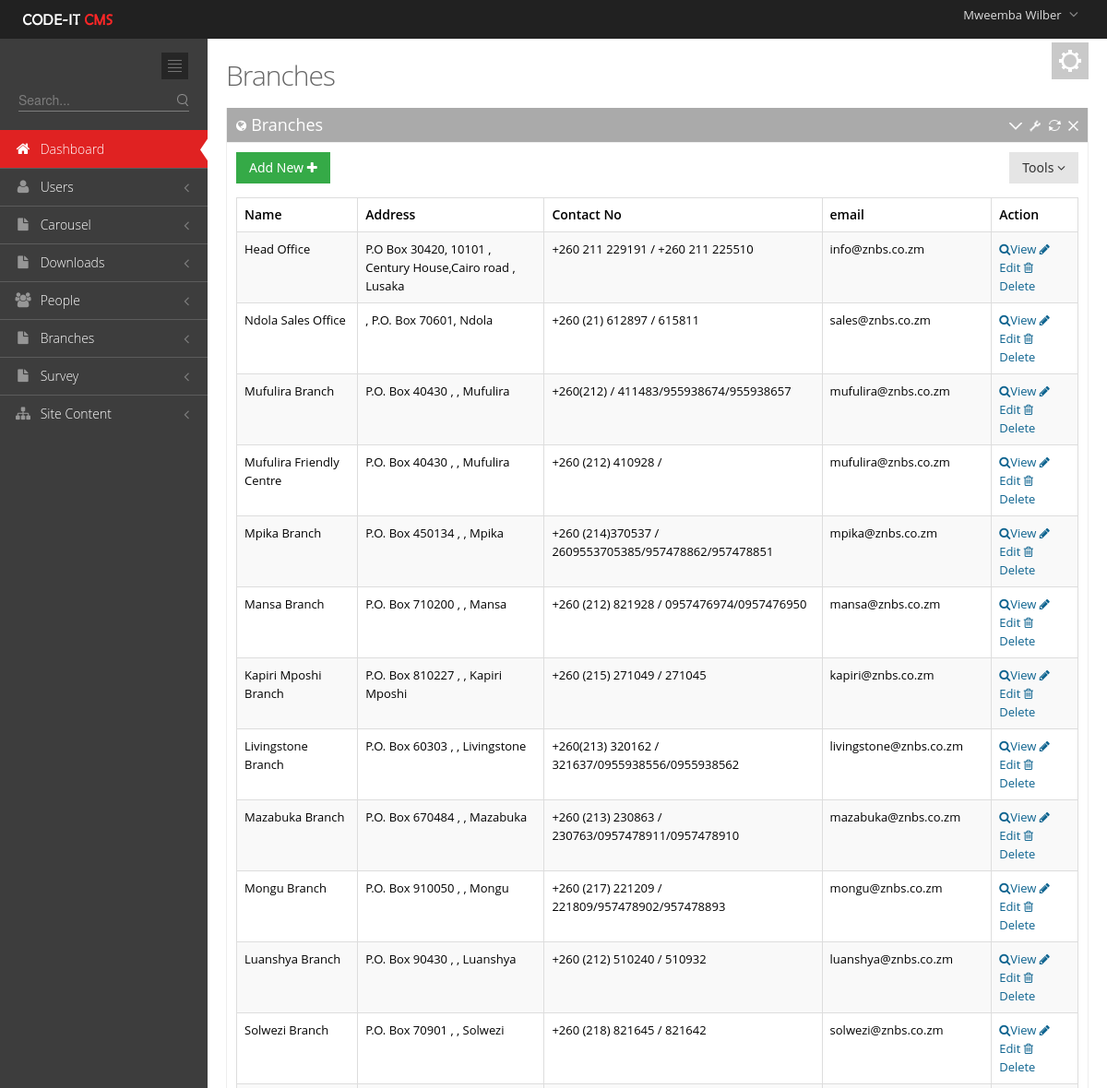
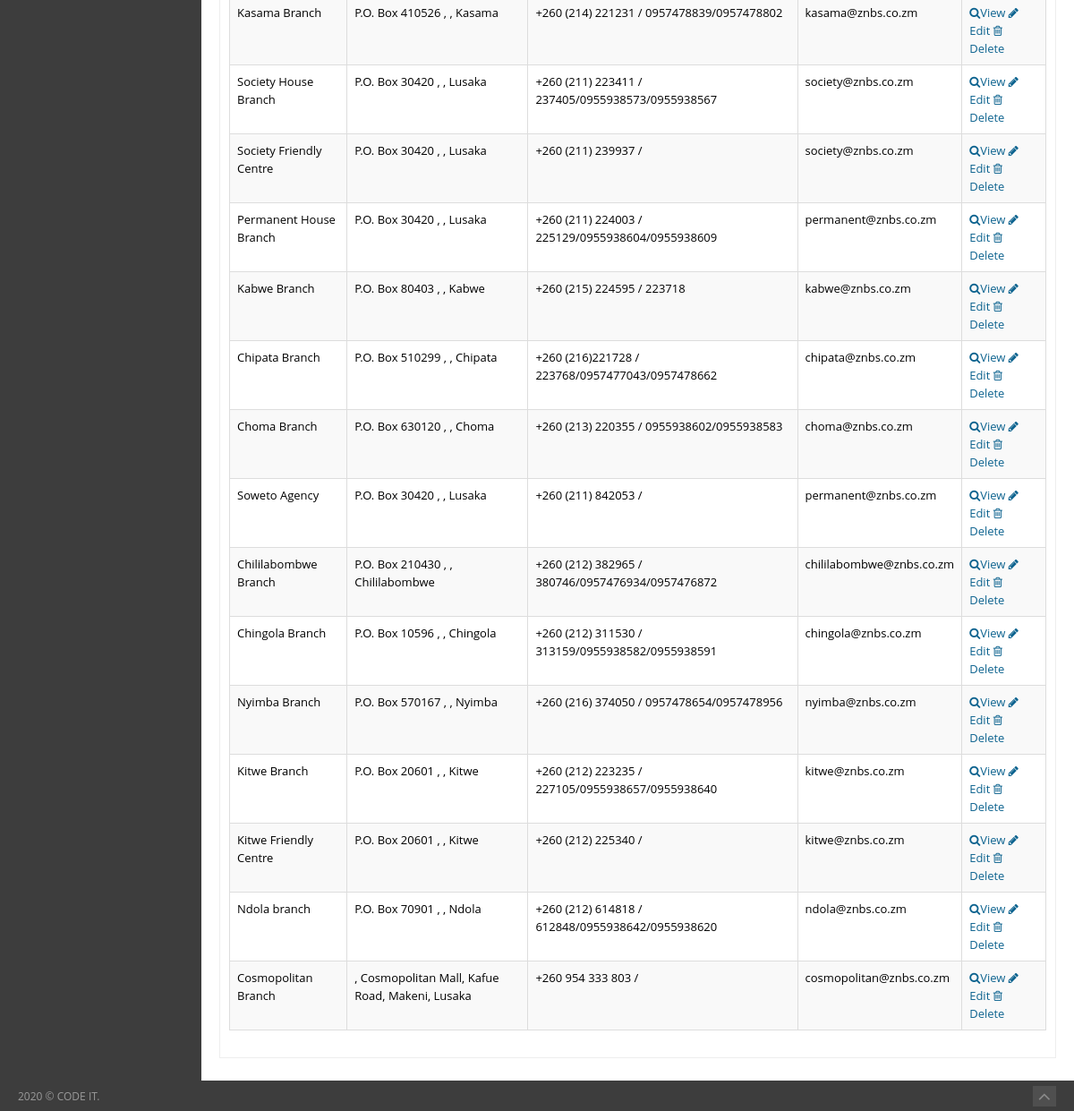
Screenshot of /Admin/Branches.php (signed in) with the database file from the repository (2 pictures, top to bottom).
### tables this page shows
CREATE TABLE `user_tbl` (
  `username` varchar(50) NOT NULL,
  `password` text NOT NULL,
  `email` text NOT NULL,
  `contact_no` varchar(50) NOT NULL,
  `branch` int(11) NOT NULL,
  `level` int(11) NOT NULL,
  `Position` text NOT NULL,
  `active` int(11) NOT NULL,
  `Staff_no` int(11) NOT NULL,
  `profile_picture` text NOT NULL,
  `last_pass_change` date NOT NULL,
  `emp_id` int(3) NOT NULL,
  `Status` varchar(20) NOT NULL,
  `date_created` date NOT NULL
);

CREATE TABLE `employees_tbl` (
  `emp_id` int(4) UNSIGNED ZEROFILL NOT NULL,
  `Title` text NOT NULL,
  `first_name` varchar(100) DEFAULT NULL,
  `last_name` varchar(100) DEFAULT NULL,
  `date_of_birth` date DEFAULT NULL,
  `email` varchar(100) DEFAULT NULL,
  `mobile_number` varchar(18) DEFAULT NULL,
  `whatsapp` text NOT NULL,
  `address1` varchar(100) DEFAULT NULL,
  `address2` varchar(100) DEFAULT NULL,
  `city_town` varchar(100) DEFAULT NULL,
  `genda` varchar(10) DEFAULT NULL,
  `country` varchar(100) DEFAULT NULL,
  `date_joined` date DEFAULT NULL,
  `jobRole` text,
  `Qualification_level` varchar(40) NOT NULL,
  `qualification_Area` varchar(100) NOT NULL,
  `Category` text NOT NULL,
  `Picture` text NOT NULL,
  `brief_profile` text NOT NULL
);

CREATE TABLE `branch_tbl` (
  `branch_id` int(11) NOT NULL,
  `branch_name` text NOT NULL,
  `Address1` text NOT NULL,
  `Address 2` text NOT NULL,
  `Town` text NOT NULL,
  `Contact_no1` text NOT NULL,
  `Contact_no2` text NOT NULL,
  `email` text NOT NULL,
  `google_map` text NOT NULL
);

### includes/sessions.php (called while the page is built, shortened)
<?php
include 'Dbconnect.php';
$dbuser=$_SESSION['username'];
   $query="SELECT * FROM `user_tbl` INNER JOIN `employees_tbl` ON `employees_tbl`.`emp_id`=`user_tbl`.`Staff_no` WHERE `username`='$dbuser'";
      $q1=mysqli_query($conn,$query)or die(mysqli_error());
            while ($row = mysqli_fetch_array($q1)) {
            $firstname=$row['first_name'];
            }
?>

### Admin/Branches.php (the view, shortened to what this page needs)
<?php include '../includes/sessions.php';?><!DOCTYPE html>
 <html lang="en" class="no-js">
<head>
	<link href="media/css/bootstrap.min.css" rel="stylesheet" type="text/css"/>
	<link href="media/css/bootstrap-responsive.min.css" rel="stylesheet" type="text/css"/>
	<link href="media/css/font-awesome.min.css" rel="stylesheet" type="text/css"/>
	<link href="media/css/style-metro.css" rel="stylesheet" type="text/css"/>
	<link href="media/css/style.css" rel="stylesheet" type="text/css"/>
	<link href="media/css/style-responsive.css" rel="stylesheet" type="text/css"/>
	<link href="media/css/default.css" rel="stylesheet" type="text/css" id="style_color"/>
	<link href="media/css/uniform.default.css" rel="stylesheet" type="text/css"/>
	<link href="media/css/jquery.gritter.css" rel="stylesheet" type="text/css"/>
	<link href="media/css/daterangepicker.css" rel="stylesheet" type="text/css" />
	<link href="media/css/fullcalendar.css" rel="stylesheet" type="text/css"/>
	<link href="media/css/jqvmap.css" rel="stylesheet" type="text/css" media="screen"/>
	<link href="media/css/jquery.easy-pie-chart.css" rel="stylesheet" type="text/css" media="screen"/>
</head>
<?php
include 'includes/header.php';
include 'includes/sidebar.php';
?>
		</div>
		<div class="page-content">
			<div class="container-fluid">
				<div class="row-fluid">
					<div class="span12">
						<div class="color-panel hidden-phone">
							<div class="color-mode-icons icon-color"></div>
						</div>
						<h3 class="page-title">
							Branches
						</h3>
					</div>
				</div>
				<div class="row-fluid">
					<div class="span12">
						<div class="portlet box light-grey">
							<div class="portlet-title">
								<div class="caption"><i class="icon-globe"></i>Branches</div>
								<div class="tools">
									<a href="javascript:;" class="collapse"></a>
									<a href="#portlet-config" data-toggle="modal" class="config"></a>
									<a href="javascript:;" class="reload"></a>
									<a href="javascript:;" class="remove"></a>
								</div>
							</div>
							<div class="portlet-body">
								<div class="clearfix">
									<div class="btn-group">
										<a href="NewBranch.php"><button id="sample_editable_1_new" class="btn green">
										Add New <i class="icon-plus"></i>
										</button></a>
									</div>
									<div class="btn-group pull-right">
										<button class="btn dropdown-toggle" data-toggle="dropdown">Tools <i class="icon-angle-down"></i>
										</button>
									</div>
								</div>
								<table class="table table-striped table-bordered table-hover" id="sample_1">
									<thead>
										<tr>
											<th>Name</th>
											<th class="hidden-480">Address</th>
											<th class="hidden-480">Contact No</th>
                                             <th class="hidden-480">email</th>
											<th >Action</th>
										</tr>
									</thead>
									<tbody>
                            		 <?php $query="SELECT `branch_id`, `branch_name`, `Address1`, `Address 2`, `Town`, `Contact_no1`, `Contact_no2`, `email`, `google_map` FROM `branch_tbl` ";
      $q1=mysqli_query($conn,$query)or die(mysqli_error());
            while ($row = mysqli_fetch_array($q1)) {
            ?>
										<tr class="odd gradeX">
											<td><?php echo  $row['branch_name'];?></td>
											<td class="hidden-480"><?php echo $row['Address1'];?> , <?php echo $row['Address 2'];?>,  <?php echo $row['Town'];?> </td>
											<td class="hidden-480" ><?php echo $row['Contact_no1'];?> / <?php echo $row['Contact_no2'];?></td>
											<td class="center hidden-480"><?php echo $row['email'];?></td>
											<td><a class="blue" href="EditBranch.php?bid=<?php echo $row['branch_id'];?> ?>" >
																	<i class="icon-search"></i>View
																</a>
																 <a href="EditBranch.php?bid=<?php echo $row['branch_id'];?> ?>"><i class="icon-pencil"></i>Edit</a>
																 <a href="DeleteBranch.php?bid=<?php echo $row['branch_id'];?>" onclick="return confirm('Are You sure you want to delete this item') class="btn mini red"><i class="icon-trash"></i> Delete</a>
</td>
										</tr>
			<?php } ?>
									</tbody>
								</table>
							</div>
						</div>
					</div>
				</div>
			</div>
		</div>
	<div class="footer">
		<div class="footer-inner">
			2020 &copy; CODE IT.
		</div>
		<div class="footer-tools">
			<span class="go-top">
			<i class="icon-angle-up"></i>
			</span>
		</div>
	</div>
</body>
</html>

### Admin/includes/header.php (shortened to what this page needs)
<?php
 include '../includes/sessions.php';
?>
 <html lang="en" class="no-js">
<body class="page-header-fixed">
	<div class="header navbar navbar-inverse navbar-fixed-top">
		<div class="navbar-inner">
			<div class="container-fluid">
				<a class="brand" href="index.php">
				<img src="media/image/logo.png" alt="logo"/>
				</a>
				<ul class="nav pull-right">
					<li class="dropdown user">
						<a href="#" class="dropdown-toggle" data-toggle="dropdown">
						<span class="username"><?php echo $firstname ;?></span>
						<i class="icon-angle-down"></i>
						</a>
					</li>
				</ul>
			</div>
		</div>
	</div>
	<div class="page-container">

### Admin/media/css/style-metro.css (style rules this page uses)
div, input, select, textarea, span, img, table, td, th, p, a, button, ul, li { -webkit-border-radius: 0 !important; -moz-border-radius: 0 !important; border-radius: 0 !important; }
.btn { background-color: #e5e5e5; background-image: none; filter: none; border: 0; padding: 7px 14px; text-shadow: none; font-family: "Segoe UI", Helvetica, Arial, sans-serif; font-size: 14px; color: #333333; cursor: pointer; outline: none; -webkit-box-shadow: none !important; -moz-box-shadow: none !important; box-shadow: none !important; -webkit-border-radius: 0 !important; -moz-border-radius: 0 !important; border-radius: 0 !important; }
.btn.green { color: white; text-shadow: none; background-color: #35aa47; }

### Admin/media/css/style-responsive.css (style rules this page uses)
@media (min-width: 980px) { .page-content { margin-left: 225px; margin-top: 0px; min-height: 760px; } }

### Admin/media/css/default.css (style rules this page uses)
body { background-color: #3d3d3d !important; }
.header .navbar-inner { filter: none !important; background-image: none !important; background-color: #212121 !important; }
.header .nav li.dropdown .dropdown-toggle i { color: #8a8a8a !important; }
.footer .footer-inner { color: #999999; }
.footer .footer-tools .go-top { background-color: #4f4f4f; }
.footer .footer-tools .go-top i { color: #8a8a8a; }

### rows the page displays
user_tbl: employees_tbl.first_name "Mweemba Wilber"
branch_tbl: branch_name "Head Office", Address1 "P.O Box 30420, 10101", Address 2 "Century House,Cairo road", Town "Lusaka", Contact_no1 "+260 211 229191", Contact_no2 "+260 211 225510", email "info@znbs.co.zm"
branch_tbl: branch_name "Ndola Sales Office", Address 2 "P.O. Box 70601", Town "Ndola", Contact_no1 "+260 (21) 612897", Contact_no2 "615811", email "sales@znbs.co.zm"
branch_tbl: branch_name "Mufulira Branch", Address1 "P.O. Box 40430", Town "Mufulira", Contact_no1 "+260(212)", Contact_no2 "411483/955938674/955938657", email "mufulira@znbs.co.zm"
branch_tbl: branch_name "Mufulira Friendly Centre", Address1 "P.O. Box 40430", Town "Mufulira", Contact_no1 "+260 (212) 410928", email "mufulira@znbs.co.zm"
branch_tbl: branch_name "Mpika Branch", Address1 "P.O. Box 450134", Town "Mpika", Contact_no1 "+260 (214)370537", Contact_no2 "2609553705385/957478862/957478851", email "mpika@znbs.co.zm"
branch_tbl: branch_name "Mansa Branch", Address1 "P.O. Box 710200", Town "Mansa", Contact_no1 "+260 (212) 821928", Contact_no2 "0957476974/0957476950", email "mansa@znbs.co.zm"
branch_tbl: branch_name "Kapiri Mposhi Branch", Address1 "P.O. Box 810227", Town "Kapiri Mposhi", Contact_no1 "+260 (215) 271049", Contact_no2 "271045", email "kapiri@znbs.co.zm"
branch_tbl: branch_name "Livingstone Branch", Address1 "P.O. Box 60303", Town "Livingstone", Contact_no1 "+260(213) 320162", Contact_no2 "321637/0955938556/0955938562", email "livingstone@znbs.co.zm"
branch_tbl: branch_name "Mazabuka Branch", Address1 "P.O. Box 670484", Town "Mazabuka", Contact_no1 "+260 (213) 230863", Contact_no2 "230763/0957478911/0957478910", email "mazabuka@znbs.co.zm"
branch_tbl: branch_name "Mongu Branch", Address1 "P.O. Box 910050", Town "Mongu", Contact_no1 "+260 (217) 221209", Contact_no2 "221809/957478902/957478893", email "mongu@znbs.co.zm"
branch_tbl: branch_name "Luanshya Branch", Address1 "P.O. Box 90430", Town "Luanshya", Contact_no1 "+260 (212) 510240", Contact_no2 "510932", email "luanshya@znbs.co.zm"
branch_tbl: branch_name "Solwezi Branch", Address1 "P.O. Box 70901", Town "Solwezi", Contact_no1 "+260 (218) 821645", Contact_no2 "821642", email "solwezi@znbs.co.zm"
branch_tbl: branch_name "Kasama Branch", Address1 "P.O. Box 410526", Town "Kasama", Contact_no1 "+260 (214) 221231", Contact_no2 "0957478839/0957478802", email "kasama@znbs.co.zm"
branch_tbl: branch_name "Society House Branch", Address1 "P.O. Box 30420", Town "Lusaka", Contact_no1 "+260 (211) 223411", Contact_no2 "237405/0955938573/0955938567", email "society@znbs.co.zm"
branch_tbl: branch_name "Society Friendly Centre", Address1 "P.O. Box 30420", Town "Lusaka", Contact_no1 "+260 (211) 239937", email "society@znbs.co.zm"
branch_tbl: branch_name "Permanent House Branch", Address1 "P.O. Box 30420", Town "Lusaka", Contact_no1 "+260 (211) 224003", Contact_no2 "225129/0955938604/0955938609", email "permanent@znbs.co.zm"
branch_tbl: branch_name "Kabwe Branch", Address1 "P.O. Box 80403", Town "Kabwe", Contact_no1 "+260 (215) 224595", Contact_no2 "223718", email "kabwe@znbs.co.zm"
branch_tbl: branch_name "Chipata Branch", Address1 "P.O. Box 510299", Town "Chipata", Contact_no1 "+260 (216)221728", Contact_no2 "223768/0957477043/0957478662", email "chipata@znbs.co.zm"
branch_tbl: branch_name "Choma Branch", Address1 "P.O. Box 630120", Town "Choma", Contact_no1 "+260 (213) 220355", Contact_no2 "0955938602/0955938583", email "choma@znbs.co.zm"
branch_tbl: branch_name "Soweto Agency", Address1 "P.O. Box 30420", Town "Lusaka", Contact_no1 "+260 (211) 842053", email "permanent@znbs.co.zm"
branch_tbl: branch_name "Chililabombwe Branch", Address1 "P.O. Box 210430", Town "Chililabombwe", Contact_no1 "+260 (212) 382965", Contact_no2 "380746/0957476934/0957476872", email "chililabombwe@znbs.co.zm"
branch_tbl: branch_name "Chingola Branch", Address1 "P.O. Box 10596", Town "Chingola", Contact_no1 "+260 (212) 311530", Contact_no2 "313159/0955938582/0955938591", email "chingola@znbs.co.zm"
branch_tbl: branch_name "Nyimba Branch", Address1 "P.O. Box 570167", Town "Nyimba", Contact_no1 "+260 (216) 374050", Contact_no2 "0957478654/0957478956", email "nyimba@znbs.co.zm"
branch_tbl: branch_name "Kitwe Branch", Address1 "P.O. Box 20601", Town "Kitwe", Contact_no1 "+260 (212) 223235", Contact_no2 "227105/0955938657/0955938640", email "kitwe@znbs.co.zm"
branch_tbl: branch_name "Kitwe Friendly Centre", Address1 "P.O. Box 20601", Town "Kitwe", Contact_no1 "+260 (212) 225340", email "kitwe@znbs.co.zm"
branch_tbl: branch_name "Ndola branch", Address1 "P.O. Box 70901", Town "Ndola", Contact_no1 "+260 (212) 614818", Contact_no2 "612848/0955938642/0955938620", email "ndola@znbs.co.zm"
branch_tbl: branch_name "Cosmopolitan Branch", Address 2 "Cosmopolitan Mall, Kafue Road, Makeni", Town "Lusaka", Contact_no1 "+260 954 333 803", email "cosmopolitan@znbs.co.zm"
